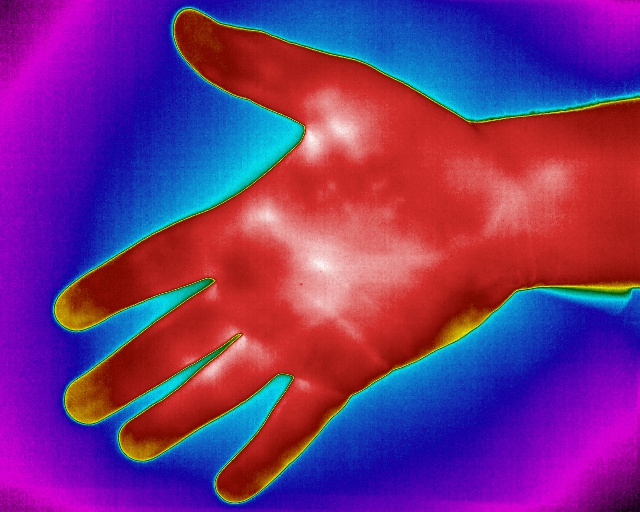
#> input picture Im6.jpg, 640 x 512 px
$ python -i harris.py   (imports and definitions only)
#> lines starting #> are read from the running program, lines starting #| are printed output that depends on the picture; after the words box and inside, x2 and y2 are one past the last pixel; in counts of white or black regions, pixels touching at a corner belong together
#> further down, picture is the input picture: shape (512, 640, 3); mean B, G, R 124.8, 47.9, 117.5
import numpy as np
import cv2 as cv


def harris_corner_detection(img):
    gray = cv.cvtColor(img, cv.COLOR_BGR2GRAY)
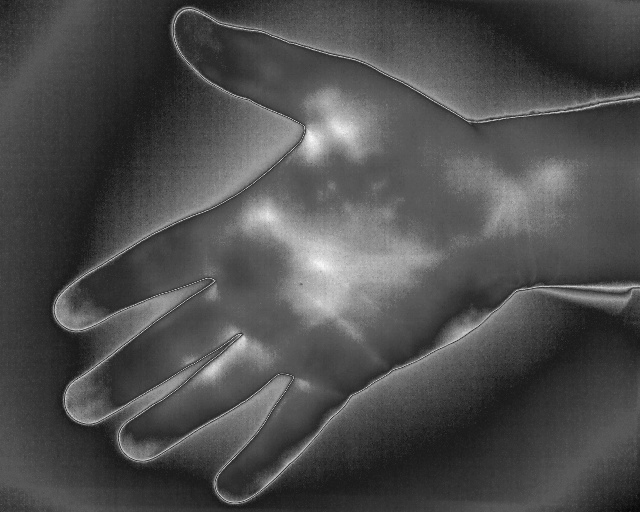
#> gray: shape (512, 640); min 6, max 251, mean 77.4
    gray = np.float32(gray)
    dst = cv.cornerHarris(gray, 9, 3, 0.06)
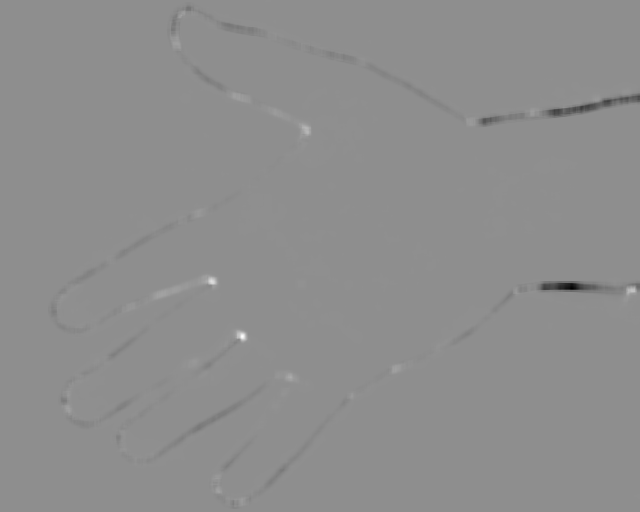
#> dst: shape (512, 640) float32; min -1570604.6, max 1233455, mean -3507.6; drawn with min black and max white

    dst = cv.dilate(dst, None)
    img[dst > 0.01 * dst.max()] = [0, 0, 255]
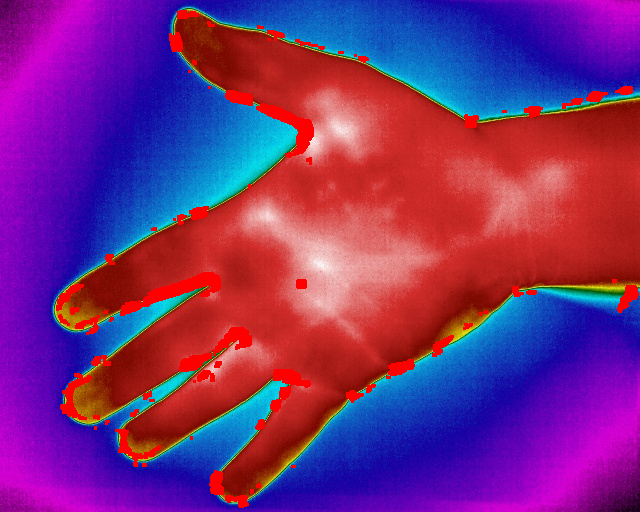
#> img: shape (512, 640, 3); 3.25% of pixels changed, all inside (x1, y1, x2, y2) = (56, 10, 639, 508)

    h, w, c = img.shape
#> h = 512; w = 640; c = 3
    points = []
    for i in range(h - 1):
        for j in range(w - 1):
            if img[i][j][0] == [0] and img[i][j][1] == [0] and img[i][j][2] == [255]:
                points.append([i, j])
    final = [points, ]
    return final

>>> import cv2
>>> picture = cv2.imread('../Im6.jpg')
>>> result = harris_corner_detection(picture)
#> result = 1 item
